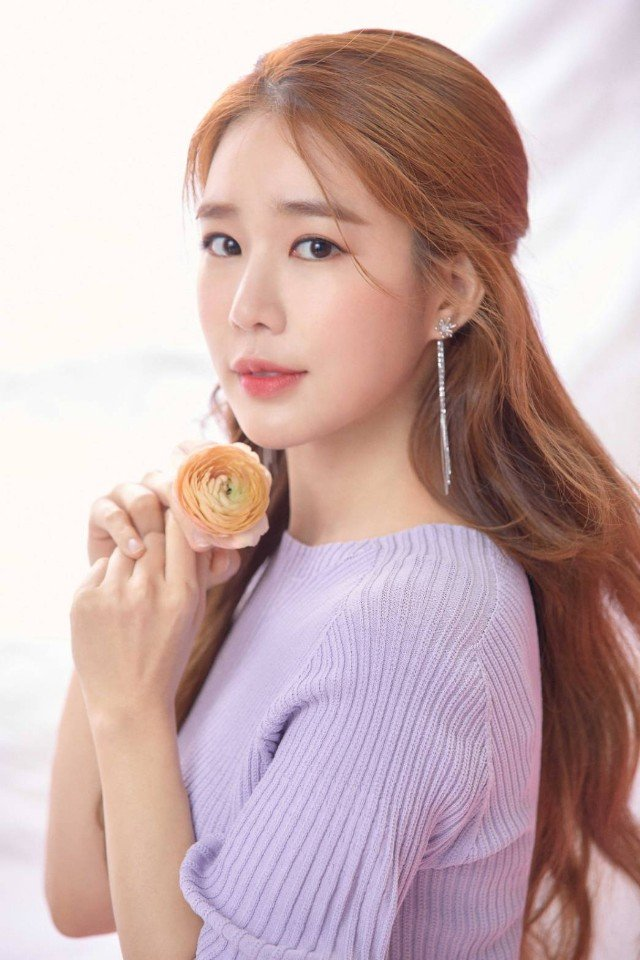
#> input picture Face Detect/Demo/Test.jpg, 640 x 960 px
$ python demo.py
#> lines starting #> are read from the running program, lines starting #| are printed output that depends on the picture; after the words box and inside, x2 and y2 are one past the last pixel; in counts of white or black regions, pixels touching at a corner belong together
#> further down, img is the input picture: shape (960, 640, 3); mean B, G, R 174.8, 174.9, 201.1
import cv2 as cv

def face_detect_demo():
    gray = cv.cvtColor(img, cv.COLOR_BGR2GRAY)
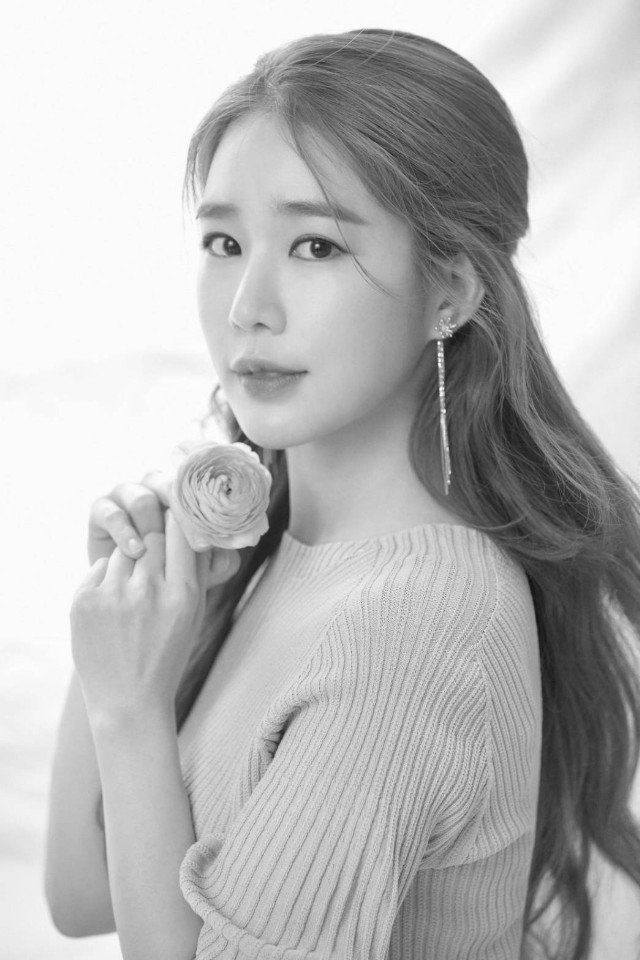
#> gray: shape (960, 640); min 13, max 255, mean 182.7
    face_detect = cv.CascadeClassifier('/Users/alex/tensorflow_macos/arm64/opencv-4.5.0/data/haarcascades/haarcascade_frontalface_default.xml')
    face = face_detect.detectMultiScale(gray)
#> face = [[126, 134, 292, 292]]
    for x, y, w, h in face:
        cv.rectangle(img, (x, y), (x + w, y + h), color = (0, 0, 255), thickness = 2)
#> this loop made 1 pass
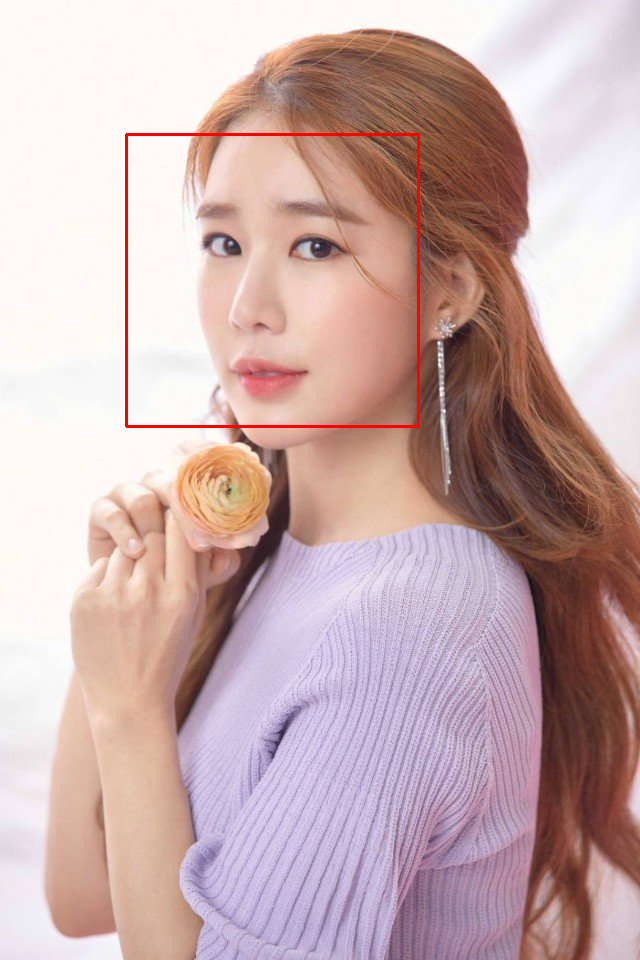
#> img: shape (960, 640, 3); 0.57% of pixels changed, all inside (x1, y1, x2, y2) = (125, 133, 420, 428)
    cv.imshow('result', img)

img = cv.imread('Test.jpg')
face_detect_demo()

while True:
    if ord('q') == cv.waitKey(0):
#> (key q is pressed here)
        break
cv.destroyAllWindows
